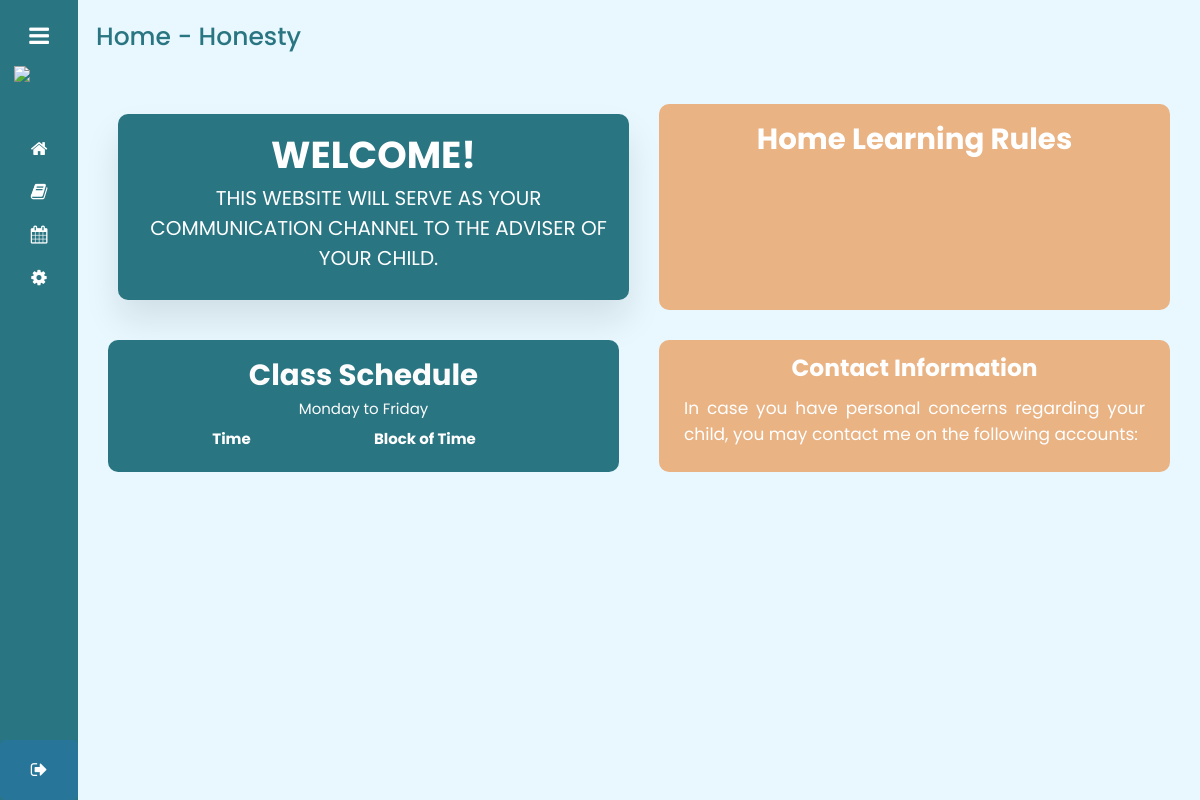
The page /user_home_honesty.php (signed in) on the database as committed earlier.
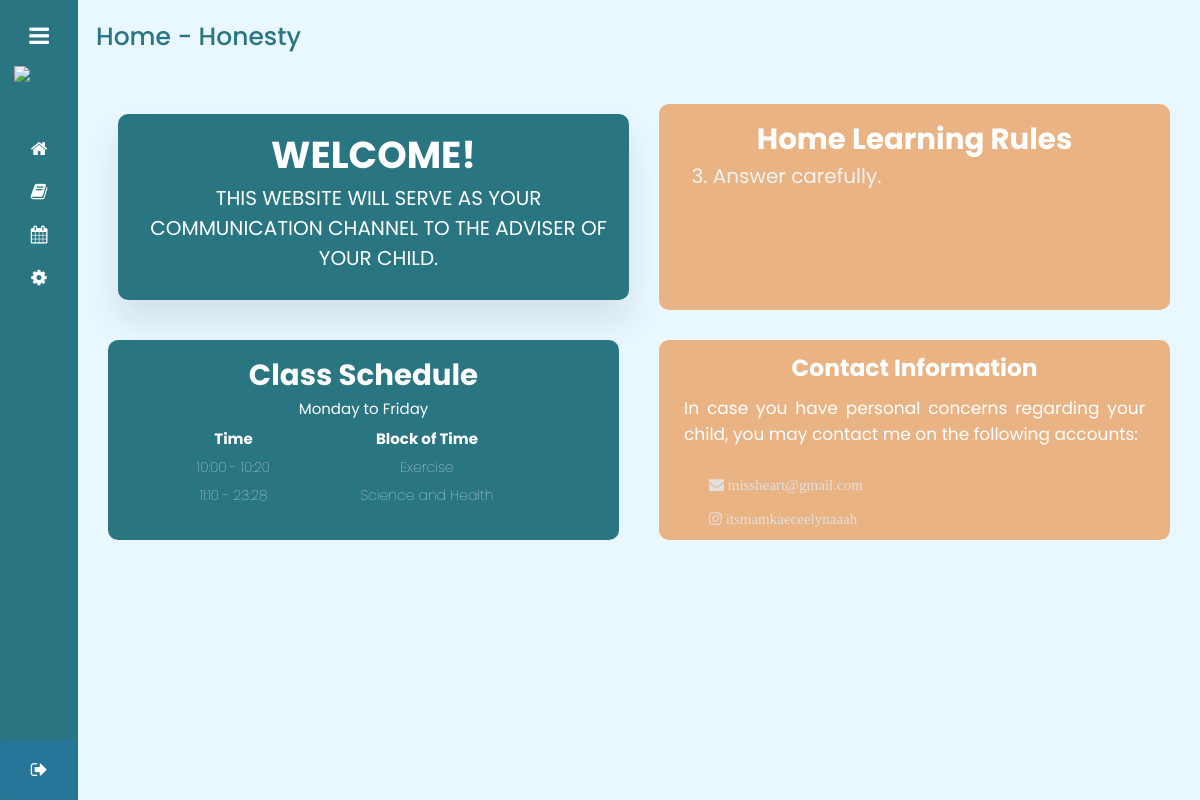
The same page on the database as committed later.
### tables this page shows
CREATE TABLE `rule` (
  `id` int(11) NOT NULL,
  `rule` varchar(1000) NOT NULL,
  `rule_num` int(11) NOT NULL,
  `section` varchar(11) NOT NULL
);

CREATE TABLE `class_schedule` (
  `id` int(11) NOT NULL,
  `startTime` varchar(20) NOT NULL,
  `endTime` varchar(20) NOT NULL,
  `newSched` varchar(500) NOT NULL,
  `section` varchar(11) NOT NULL
);

CREATE TABLE `contacts` (
  `id` int(11) NOT NULL,
  `contactType` varchar(50) NOT NULL,
  `contactInfo` varchar(100) NOT NULL,
  `section` varchar(11) NOT NULL
);

### user_home_honesty.php (the view, shortened to what this page needs)
<!DOCTYPE html>
<html lang="en">
<head>
  <link rel="stylesheet" href="style.css">
  <link rel="stylesheet" href="style2.css">
  <link rel="stylesheet" href="https://cdnjs.cloudflare.com/ajax/libs/font-awesome/4.7.0/css/font-awesome.min.css">
</head>
<body>
  <div class="sidebar">
    <div class="logo_details">
      <i class="fa fa-navicon" id="btn"></i>
    </div>
    <img src="https://i.ibb.co/9gPHTr8/kinder-class-logo-1.png" class="website-logo">
    <ul class="nav-list">
      <li>
        <a href="user_home_honesty.php" class="active">
          <i class="fa fa-home"></i>
        </a>
      </li>
      <li>
        <a href="user_performanceTracker_honesty.php">
          <i class="fa fa-book"></i>
        </a>
      </li>
      <li>
        <a href="user_eventCalendar_honesty.php">
          <i class="fa fa-calendar"></i>
        </a>
      </li>
      <li>
        <a href="user_profile_setting_honesty.php">
          <i class="fa fa-gear"></i>
        </a>
      </li>
      <li class="profile">
        <div class="profile_details">
          <div class="profile_content">
            <div class="name">Angelique Garcia</div>
            <div class="designation">Parent</div>
          </div>
        </div>
        <i class="fa fa-sign-out" id="log_out"></i>
      </li>
    </ul>
  </div>
  <section class="home-section">
    <div class="text">Home - Honesty</div>
    <div class="grid auto-fit">
      <div class="container">
        <h2>WELCOME!</h2>
        <p>This website will serve as your communication
          channel to the adviser of your child.</p>
      </div>
      <div class="container2">
        <h3>Home Learning Rules</h3>
        <?php
          $conn = mysqli_connect("localhost","root","","kinder_class");
          $rulequery = "SELECT * FROM rule WHERE section='Honesty'
          ORDER BY rule_num ASC";
          $result =mysqli_query ($conn,$rulequery);;
          while ($row = mysqli_fetch_assoc($result)) {
        ?>
        <li> <?php echo $row["rule_num"]?>. <?php echo $row["rule"]?></li>
        <?php
          }
        ?>
      </div>
    </div>
    <div class="grid2 auto-fit">
      <div class="container3">
        <h3>Class Schedule</h3>
        <h4>Monday to Friday</h4>
        <div class="sched-data">
          <table class=schedTb>
            <thead>
              <tr>
                <td><span>Time</span></td>
                <td><span>Block of Time</span></td>
              </tr>
            </thead>
            <?php
              $conn3 = mysqli_connect("localhost","root","","kinder_class");
              $schedquery = "SELECT * FROM class_schedule WHERE section='Honesty'
              ORDER BY id ASC";
              $result2 =mysqli_query ($conn3,$schedquery);;
              while ($row = mysqli_fetch_assoc($result2)) {
            ?>
            <tbody>
              <td><?php echo $row["startTime"]?> - <?php echo $row["endTime"]?></td>
              <td><?php echo $row["newSched"]?></td>
            </tbody>
            <?php
              }
            ?>
          </table>
        </div>
      </div>
      <div class="container4">
        <h3>Contact Information</h3>
        <p>In case you have personal concerns regarding your child, you may
          contact me on the following accounts:
        </p>
        <?php
          $conn3 = mysqli_connect("localhost","root","","kinder_class");
          $schedquery = "SELECT * FROM contacts WHERE section='Honesty'
          ORDER BY id ASC";
          $result2 =mysqli_query ($conn3,$schedquery);;
          while ($row = mysqli_fetch_assoc($result2)) {
        ?>
        <li><i class="fa fa-<?php echo $row["contactType"]?>"> <?php echo $row["contactInfo"]?></i></li>
        <?php
          }
        ?>
      </div>
    </div>
  </section>
</body>
</html>

Rows that differ between the two databases and show on the page:
now on this page (row edited): rule: rule_num "3", rule "Answer carefully."
now on this page (row edited): class_schedule: startTime "10:00", endTime "10:20", newSched "Exercise"
added class_schedule: startTime "11:10", endTime "23:28", newSched "Science and Health"
now on this page (row edited): contacts: contactInfo "missheart@gmail.com"
added contacts: contactInfo "itsmamkaeceelynaaah"
